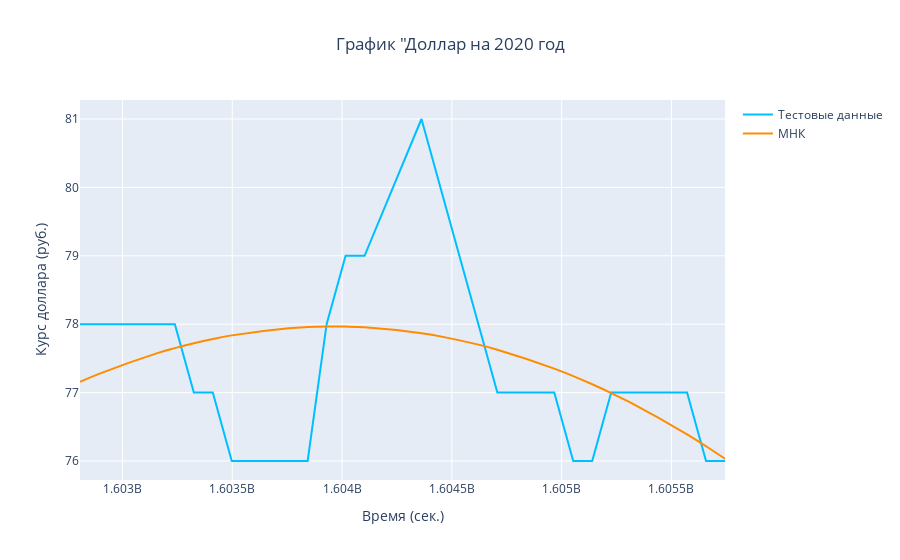

Notebook source saved alongside this figure:
### Code cell
#MHK

def func(x, c0, c1, c2): #функция для аппроксимации
    return c0 + c1 * x + c2 * x**2

popt, _ = curve_fit(func, x_test, y_test)
c0, c1, c2 = popt

# Построение аппроксимации и графика данных
y_education = func(x_test, c0, c1, c2)
fig = go.Figure()

# тестовые данные
fig.add_trace(go.Scatter(
    x = x_test,
    y = y_test,
    mode = 'lines',
    name = 'Тестовые данные',
    line=dict(color = '#00BFFF', width = 2))
)

# МНК
fig.add_trace(go.Scatter(
    x = x_test,
    y = y_education,
    mode = 'lines',
    name = 'МНК',
    line = dict(color = '#FF8C00', shape = 'spline', width = 2))
)

fig.update_xaxes(title_text="Время (сек.)")
fig.update_yaxes(title_text="Курс доллара (руб.)")
fig.update_layout(title_text='График "Доллар на 2020 год', title_x =0.5)
fig.show()

### Figure 1 — Plotly figure (JSON) as saved in the notebook; plotly's stock layout.template omitted (floating-point values rounded to 4 significant figures)
{"data": [{"line": {"color": "#00BFFF", "width": 2}, "mode": "lines", "name": "Тестовые данные", "type": "scatter", "x": [1602806400, 1602892800, 1603152000, 1603238400, 1603324800, 1603411200, 1603497600, 1603756800, 1603843200, 1603929600, 1604016000, 1604102400, 1604361600, 1604448000, 1604620800, 1604707200, 1604966400, 1605052800, 1605139200, 1605225600, 1605312000, 1605571200, 1605657600, 1605744000], "y": [78, 78, 78, 78, 77, 77, 76, 76, 76, 78, 79, 79, 81, 80, 78, 77, 77, 76, 76, 77, 77, 77, 76, 76]}, {"line": {"color": "#FF8C00", "shape": "spline", "width": 2}, "mode": "lines", "name": "МНК", "type": "scatter", "x": [1602806400, 1602892800, 1603152000, 1603238400, 1603324800, 1603411200, 1603497600, 1603756800, 1603843200, 1603929600, 1604016000, 1604102400, 1604361600, 1604448000, 1604620800, 1604707200, 1604966400, 1605052800, 1605139200, 1605225600, 1605312000, 1605571200, 1605657600, 1605744000], "y": [77.16, 77.27, 77.57, 77.65, 77.72, 77.78, 77.84, 77.94, 77.96, 77.97, 77.97, 77.95, 77.87, 77.82, 77.7, 77.63, 77.35, 77.24, 77.12, 76.99, 76.86, 76.39, 76.22, 76.03]}], "layout": {"title": {"text": "График \"Доллар на 2020 год", "x": 0.5}, "xaxis": {"title": {"text": "Время (сек.)"}}, "yaxis": {"title": {"text": "Курс доллара (руб.)"}}}}
